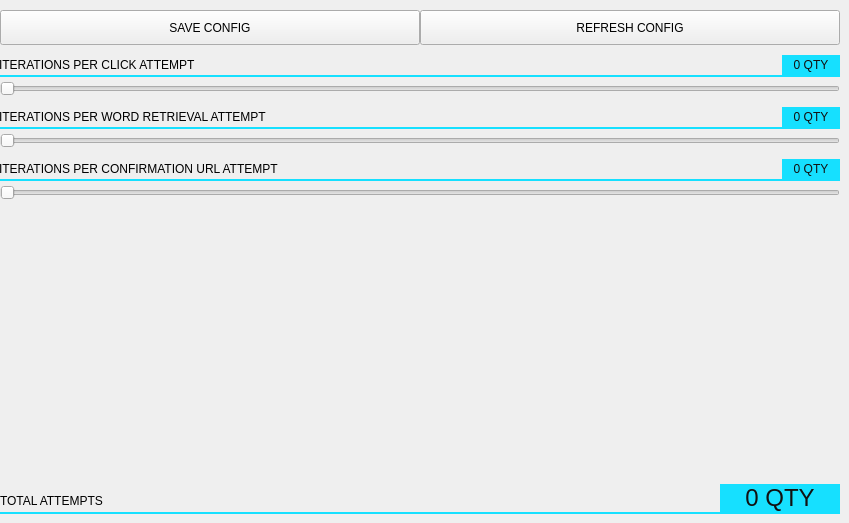
   <widget class="QWidget" name="attempts">
    <attribute name="title">
     <string>ATTEMPTS</string>
    </attribute>
    <widget class="QPushButton" name="attempts_save_config">
     <property name="geometry">
      <rect>
       <x>0</x>
       <y>10</y>
       <width>420</width>
       <height>35</height>
      </rect>
     </property>
     <property name="styleSheet">
      <string notr="true">border-right: 2px solid #0a0a0a;</string>
     </property>
     <property name="text">
      <string>SAVE CONFIG</string>
     </property>
    </widget>
    <widget class="QPushButton" name="attempts_refresh_config">
     <property name="geometry">
      <rect>
       <x>420</x>
       <y>10</y>
       <width>420</width>
       <height>35</height>
      </rect>
     </property>
     <property name="styleSheet">
      <string notr="true"/>
     </property>
     <property name="text">
      <string>REFRESH CONFIG</string>
     </property>
    </widget>
    <widget class="QWidget" name="attempts_sendClick" native="true">
     <property name="geometry">
      <rect>
       <x>0</x>
       <y>55</y>
       <width>840</width>
       <height>42</height>
      </rect>
     </property>
     <widget class="QLabel" name="attempts_sendClick_title">
      <property name="geometry">
       <rect>
        <x>-1</x>
        <y>1</y>
        <width>224</width>
        <height>18</height>
       </rect>
      </property>
      <property name="styleSheet">
       <string notr="true"/>
      </property>
      <property name="text">
       <string>ITERATIONS PER CLICK ATTEMPT</string>
      </property>
     </widget>
     <widget class="QSlider" name="attempts_sendClick_horizontalSlider">
      <property name="geometry">
       <rect>
        <x>0</x>
        <y>26</y>
        <width>840</width>
        <height>16</height>
       </rect>
      </property>
      <property name="styleSheet">
       <string notr="true"/>
      </property>
      <property name="orientation">
       <enum>Qt::Horizontal</enum>
      </property>
     </widget>
     <widget class="QLabel" name="attempts_sendClick_qty">
      <property name="geometry">
       <rect>
        <x>782</x>
        <y>0</y>
        <width>58</width>
        <height>20</height>
       </rect>
      </property>
      <property name="minimumSize">
       <size>
        <width>0</width>
        <height>0</height>
       </size>
      </property>
      <property name="styleSheet">
       <string notr="true">background-color: #16e0ff;
color: #111111;
padding: 1px;</string>
      </property>
      <property name="text">
       <string>0 QTY</string>
      </property>
      <property name="alignment">
       <set>Qt::AlignCenter</set>
      </property>
     </widget>
     <widget class="QLabel" name="attempts_sendClick_devider">
      <property name="geometry">
       <rect>
        <x>0</x>
        <y>20</y>
        <width>840</width>
        <height>2</height>
       </rect>
      </property>
      <property name="styleSheet">
       <string notr="true">background-color: #16e0ff;</string>
      </property>
      <property name="text">
       <string/>
      </property>
     </widget>
    </widget>
    <widget class="QWidget" name="attempts_getWord" native="true">
     <property name="geometry">
      <rect>
       <x>0</x>
       <y>107</y>
       <width>840</width>
       <height>42</height>
      </rect>
     </property>
     <widget class="QLabel" name="attempts_getWord_title">
      <property name="geometry">
       <rect>
        <x>-1</x>
        <y>1</y>
        <width>296</width>
        <height>18</height>
       </rect>
      </property>
      <property name="styleSheet">
       <string notr="true"/>
      </property>
      <property name="text">
       <string>ITERATIONS PER WORD RETRIEVAL ATTEMPT</string>
      </property>
     </widget>
     <widget class="QSlider" name="attempts_getWord_horizontalSlider">
      <property name="geometry">
       <rect>
        <x>0</x>
        <y>26</y>
        <width>840</width>
        <height>16</height>
       </rect>
      </property>
      <property name="styleSheet">
       <string notr="true"/>
      </property>
      <property name="orientation">
       <enum>Qt::Horizontal</enum>
      </property>
     </widget>
     <widget class="QLabel" name="attempts_getWord_devider">
      <property name="geometry">
       <rect>
        <x>0</x>
        <y>20</y>
        <width>840</width>
        <height>2</height>
       </rect>
      </property>
      <property name="styleSheet">
       <string notr="true">background-color: #16e0ff;</string>
      </property>
      <property name="text">
       <string/>
      </property>
     </widget>
     <widget class="QLabel" name="attempts_getWord_qty">
      <property name="geometry">
       <rect>
        <x>782</x>
        <y>0</y>
        <width>58</width>
        <height>20</height>
       </rect>
      </property>
      <property name="minimumSize">
       <size>
        <width>0</width>
        <height>0</height>
       </size>
      </property>
      <property name="styleSheet">
       <string notr="true">background-color: #16e0ff;
color: #111111;
padding: 1px;</string>
      </property>
      <property name="text">
       <string>0 QTY</string>
      </property>
      <property name="alignment">
       <set>Qt::AlignCenter</set>
      </property>
     </widget>
    </widget>
    <widget class="QWidget" name="attempts_getConfirmUrl" native="true">
     <property name="geometry">
      <rect>
       <x>0</x>
       <y>159</y>
       <width>840</width>
       <height>42</height>
      </rect>
     </property>
     <widget class="QLabel" name="attempts_getConfirmUrl_title">
      <property name="geometry">
       <rect>
        <x>-1</x>
        <y>1</y>
        <width>312</width>
        <height>18</height>
       </rect>
      </property>
      <property name="styleSheet">
       <string notr="true"/>
      </property>
      <property name="text">
       <string>ITERATIONS PER CONFIRMATION URL ATTEMPT</string>
      </property>
     </widget>
     <widget class="QSlider" name="attempts_getConfirmUrl_horizontalSlider">
      <property name="geometry">
       <rect>
        <x>0</x>
        <y>26</y>
        <width>840</width>
        <height>16</height>
       </rect>
      </property>
      <property name="styleSheet">
       <string notr="true"/>
      </property>
      <property name="orientation">
       <enum>Qt::Horizontal</enum>
      </property>
     </widget>
     <widget class="QLabel" name="attempts_getConfirmUrl_devider">
      <property name="geometry">
       <rect>
        <x>0</x>
        <y>20</y>
        <width>840</width>
        <height>2</height>
       </rect>
      </property>
      <property name="styleSheet">
       <string notr="true">background-color: #16e0ff;</string>
      </property>
      <property name="text">
       <string/>
      </property>
     </widget>
     <widget class="QLabel" name="attempts_getConfirmUrl_qty">
      <property name="geometry">
       <rect>
        <x>782</x>
        <y>0</y>
        <width>58</width>
        <height>20</height>
       </rect>
      </property>
      <property name="minimumSize">
       <size>
        <width>0</width>
        <height>0</height>
       </size>
      </property>
      <property name="styleSheet">
       <string notr="true">background-color: #16e0ff;
color: #111111;
padding: 1px;</string>
      </property>
      <property name="text">
       <string>0 QTY</string>
      </property>
      <property name="alignment">
       <set>Qt::AlignCenter</set>
      </property>
     </widget>
    </widget>
    <widget class="QWidget" name="attempts_totalAttempts" native="true">
     <property name="geometry">
      <rect>
       <x>0</x>
       <y>484</y>
       <width>840</width>
       <height>30</height>
      </rect>
     </property>
     <widget class="QLabel" name="attempts_totalAttempts_title">
      <property name="geometry">
       <rect>
        <x>0</x>
        <y>8</y>
        <width>208</width>
        <height>18</height>
       </rect>
      </property>
      <property name="styleSheet">
       <string notr="true"/>
      </property>
      <property name="text">
       <string>TOTAL ATTEMPTS</string>
      </property>
     </widget>
     <widget class="QLabel" name="attempts_totalAttempts_devider">
      <property name="geometry">
       <rect>
        <x>0</x>
        <y>28</y>
        <width>840</width>
        <height>2</height>
       </rect>
      </property>
      <property name="styleSheet">
       <string notr="true">background-color: #16e0ff;</string>
      </property>
      <property name="text">
       <string/>
      </property>
     </widget>
     <widget class="QLabel" name="attempts_totalAttempts_qty">
      <property name="geometry">
       <rect>
        <x>720</x>
        <y>0</y>
        <width>120</width>
        <height>28</height>
       </rect>
      </property>
      <property name="styleSheet">
       <string notr="true">font-size: 24px;
background-color: #16e0ff;
color: #111111;
padding: 0 8px;</string>
      </property>
      <property name="text">
       <string>0 QTY</string>
      </property>
      <property name="alignment">
       <set>Qt::AlignCenter</set>
      </property>
     </widget>
    </widget>
   </widget>
